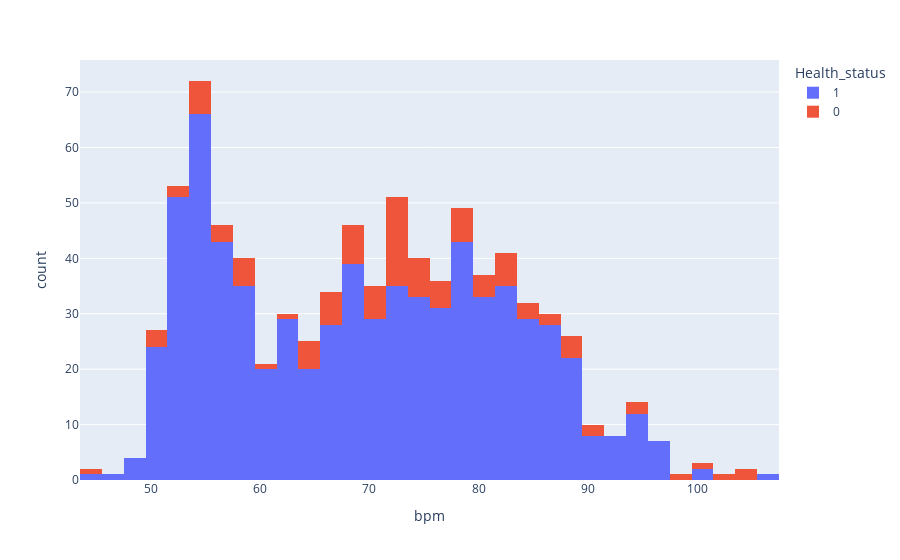

Source (notebook cell):
### Code cell
px.histogram(health_data_not_missing, x= 'bpm', color='Health_status')

### Figure 1 — Plotly figure (JSON) as saved in the notebook; plotly's stock layout.template omitted (floating-point values rounded to 4 significant figures; data arrays with more than 128 entries replaced by an {"elided": "..."} marker saying what was removed)
{"data": [{"alignmentgroup": "True", "bingroup": "x", "hovertemplate": "Health_status=1<br>bpm=%{x}<br>count=%{y}<extra></extra>", "legendgroup": "1", "marker": {"color": "#636efa", "pattern": {"shape": ""}}, "name": "1", "offsetgroup": "1", "orientation": "v", "showlegend": true, "type": "histogram", "x": {"elided": "717 int values"}, "xaxis": "x", "yaxis": "y"}, {"alignmentgroup": "True", "bingroup": "x", "hovertemplate": "Health_status=0<br>bpm=%{x}<br>count=%{y}<extra></extra>", "legendgroup": "0", "marker": {"color": "#EF553B", "pattern": {"shape": ""}}, "name": "0", "offsetgroup": "0", "orientation": "v", "showlegend": true, "type": "histogram", "x": [83, 75, 73, 73, 84, 79, 74, 82, 90, 72, 72, 72, 65, 73, 94, 73, 75, 78, 68, 71, 70, 70, 72, 68, 88, 83, 94, 89, 101, 66, 68, 72, 71, 87, 75, 72, 70, 75, 84, 73, 63, 64, 68, 82, 66, 67, 73, 69, 77, 78, 81, 65, 80, 72, 80, 83, 72, 64, 72, 75, 65, 70, 67, 74, 84, 76, 79, 81, 77, 59, 69, 66, 69, 57, 66, 77, 59, 58, 51, 57, 55, 53, 88, 88, 91, 86, 83, 78, 55, 55, 55, 51, 51, 54, 52, 56, 60, 58, 58, 55, 45, 73, 79, 77, 105, 99, 104, 103], "xaxis": "x", "yaxis": "y"}], "layout": {"barmode": "relative", "legend": {"title": {"text": "Health_status"}, "tracegroupgap": 0}, "margin": {"t": 60}, "xaxis": {"anchor": "y", "domain": [0, 1], "title": {"text": "bpm"}}, "yaxis": {"anchor": "x", "domain": [0, 1], "title": {"text": "count"}}}}
